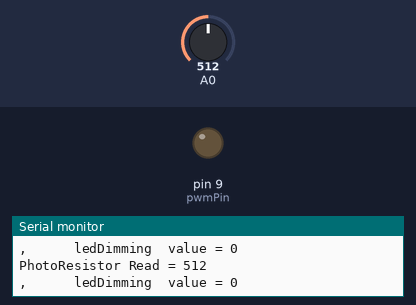
This sketch was run on a simulated Arduino Uno, built with avr-gcc and run on an emulated ATmega328P. Parts: output pins drawn as LEDs (lit = HIGH), the last lines printed to the serial monitor. Inputs (shaded band) come from the test bench; at power-on: A0 = 512.

Above: at 1.2 s.
1.3 s: A0 set to 716
At 2.2 s:
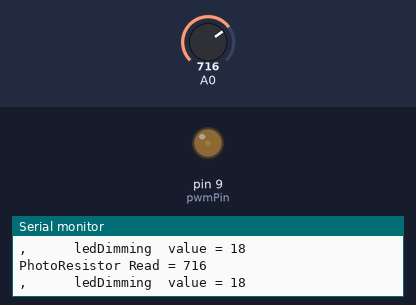
2.8 s: A0 set to 900
At 3.9 s:
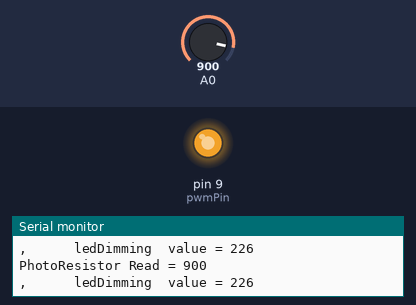
4.3 s: A0 set to 1023
At 5.5 s:
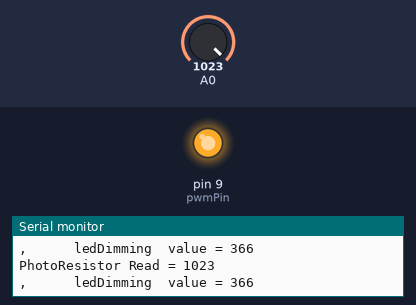
Timing chart, 0 to 7.3 s (numbered marks = the images above; inputs shaded):
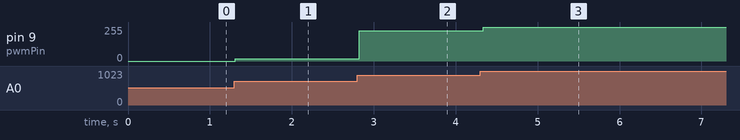

The sketch:

_____LED__magnificent_amur1.ino
```cpp
// C++ code
//
int sensorValue=0;
int ledDimming=0;
int pwmPin=9;

void setup()
{
  pinMode(A0,INPUT);
  Serial.begin(9600);
  pinMode(pwmPin,OUTPUT);
}

void loop()
{
 //read the value from the sensor
  sensorValue = analogRead(A0);
 //printf the sensor reading so you know its range
 Serial.print("PhotoResistor Read = ");
 Serial.println(sensorValue);
 //map the sensor reading to a range for the LED
 ledDimming=map(sensorValue, 700, 925, 0, 255);
  if( ledDimming<0) ledDimming=0;
  Serial.print(",      ledDimming  value = ");
  Serial.println(ledDimming);
  //Serial.print("Dimming led value =");
  //Serial.println(ledDimming);
  analogWrite(pwmPin,ledDimming);
  delay(100);//Wait for 100 millisecond(s)
}
```

Measured:
- after the input at 1.3 s, pin 9 (pwmPin): 0/255 → 18/255 at once
- after the input at 2.8 s, pin 9 (pwmPin): 18/255 → 226/255 at once
- after the input at 4.3 s, pin 9 (pwmPin): 226/255 → 255/255 at once
